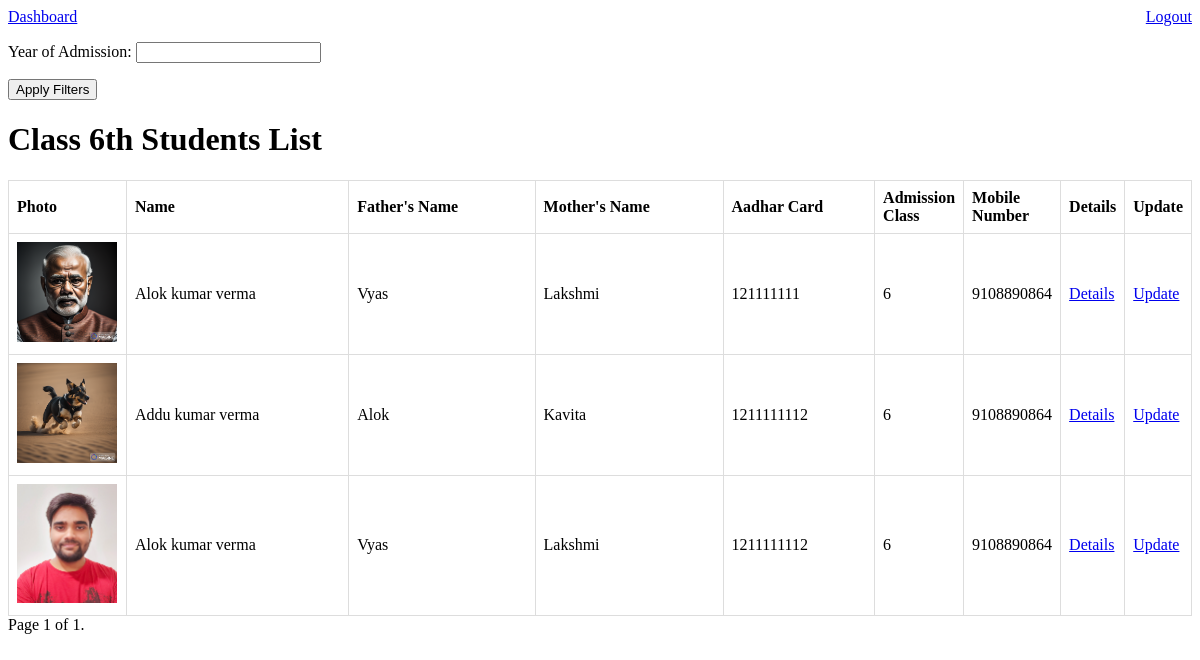
The page /admissions/class_6/ (signed in) on the database its author committed.
### admissions/models.py (models this page shows, shortened)
class Admission(models.Model):
    first_name = models.CharField(max_length=100)
    middle_name = models.CharField(max_length=100, blank=True)
    last_name = models.CharField(max_length=100, blank=True)
    father_name = models.CharField(max_length=100)
    mother_name = models.CharField(max_length=100)
    date_of_birth = models.DateField()
    aadhar_card = models.CharField(max_length=16)
    photo = models.ImageField(upload_to='photos/')
    previous_school = models.TextField()
    address = models.TextField()
    caste = models.CharField(max_length=50)
    admission_class = models.CharField(max_length=50)
    admission_date = models.DateField(auto_now_add=True)
    mobile_number = models.CharField(max_length=15)
    subjects = models.CharField(max_length=100, blank=True, null=True)

### admissions/views.py (the view)
# urls.py: path('class_6/', views.class_6, name='class_6'),
@login_required
def class_6(request):
    class_6_students = Admission.objects.filter(admission_class='6')
    year_filter_form = AdmissionYearFilterForm(request.GET)
    if year_filter_form.is_valid():
        admission_year = year_filter_form.cleaned_data.get('admission_year')
        if admission_year:
            class_6_students = class_6_students.filter(admission_date__year=admission_year)
    page = request.GET.get('page')
    paginator = Paginator(class_6_students, 20)  # Display 10 students per page, you can adjust this number as needed
    class_6_students = paginator.get_page(page)
    context = {
        'class_6_students': class_6_students,
        'year_filter_form': year_filter_form,
    }
    return render(request, 'admissions/class_6.html', context)

### admissions/forms.py
class AdmissionYearFilterForm(forms.Form):
    admission_year = forms.IntegerField(label='Year of Admission', required=False)

### admissions/templates/admissions/class_6.html (shortened to what this page needs)
<!DOCTYPE html>
<a href="{% url 'dashboard' %}">Dashboard</a>
<a href="{% url 'logout' %}" style="float: right;">Logout</a>
<html>
<head>
</head>
<body>
    <form method="get">
        {{ year_filter_form.as_p }}
        <button type="submit">Apply Filters</button>
    </form>
    <h1>Class 6th Students List</h1>
    <table>
        <thead>
            <tr>
                <th class="photo-column">Photo</th>
                <th class="name-column">Name</th>
                <th class="father-name-column">Father's Name</th>
                <th class="mother-name-column">Mother's Name</th>
                <th class="aadhar-column">Aadhar Card</th>
                <th class="admission-class-column">Admission Class</th>
                <th class="mobile-number-column">Mobile Number</th>
                <th>Details</th>
                <th>Update</th>
            </tr>
        </thead>
        <tbody>
            {% for student in class_6_students %}
                <tr>
                    <td class="photo-column"><img src="{{ student.photo.url }}" alt="{{ student.first_name }} {{ student.last_name }} Photo" width="100"></td>
                    <td class="name-column">{{ student.first_name }} {{ student.middle_name }} {{ student.last_name }}</td>
                    <td class="father-name-column">{{ student.father_name }}</td>
                    <td class="mother-name-column">{{ student.mother_name }}</td>
                    <td class="aadhar-column">{{ student.aadhar_card }}</td>
                    <td class="admission-class-column">{{ student.admission_class }}</td>
                    <td class="mobile-number-column">{{ student.mobile_number }}</td>
                    <td><a href="{% url 'student_details' student.id %}">Details</a></td>
                    <td><a href="{% url 'update_student_class_6' student.id %}">Update</a></td>
                </tr>
            {% endfor %}
        </tbody>
    </table>
</body>
</html>
<div class="pagination">
    <span class="step-links">
        <span class="current-page">
            Page {{ class_6_students.number }} of {{ class_6_students.paginator.num_pages }}.
        </span>
    </span>
</div>

### admissions/templates/admissions/class_6.html (style rules this page uses)
table { border-collapse: collapse; width: 100%; }
th, td { border: 1px solid #ddd; padding: 8px; text-align: left; }
.photo-column { width: 10%; }
.name-column { width: 25%; }
.father-name-column { width: 20%; }
.mother-name-column { width: 20%; }
.aadhar-column { width: 15%; }

### rows shown on the page
Admission: photo (picture), first_name "Alok", middle_name "kumar", last_name "verma", father_name "Vyas", mother_name "Lakshmi", aadhar_card "121111111", admission_class "6", mobile_number "9108890864"
Admission: photo (picture), first_name "Addu", middle_name "kumar", last_name "verma", father_name "Alok", mother_name "Kavita", aadhar_card "1211111112", admission_class "6", mobile_number "9108890864"
Admission: photo (picture), first_name "Alok", middle_name "kumar", last_name "verma", father_name "Vyas", mother_name "Lakshmi", aadhar_card "1211111112", admission_class "6", mobile_number "9108890864"

### other values the page prints
{{ class_6_students.number }} "1"
{{ class_6_students.paginator.num_pages }} "1"
